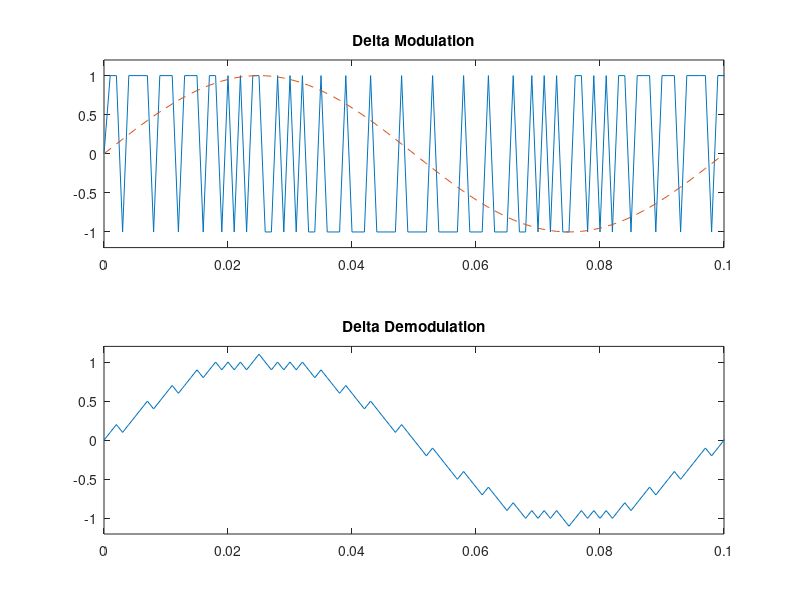

MATLAB code to generate this figure:
% delta modulation of single tone signal
clear;
step=0.1;%step size
fm=10; %modulating signal frequency
fs=1000; % sampling frequency
t=0:1/fs:(2/fm)-(1/fs); %time
x=sin(2*pi*fm*t); %modulating signal

x1(1)=0;
d1(1)=0;
for n=2:length(x),
    dm(n)=sign(x(n)-x1(n-1));
    x1(n)=x1(n-1)+dm(n)*step;
end
subplot(2,1,1);
plot(t,dm,t,x,'--');
axis([0 0.1 -1.2 1.2])
title('Delta Modulation');

%delta demodulation
y=0;
for n=2:length(x),
    y(n)=y(n-1)+dm(n)*step;
end
subplot(2,1,2);
plot(t,y);
axis([0 0.1 -1.2 1.2])
title('Delta Demodulation')